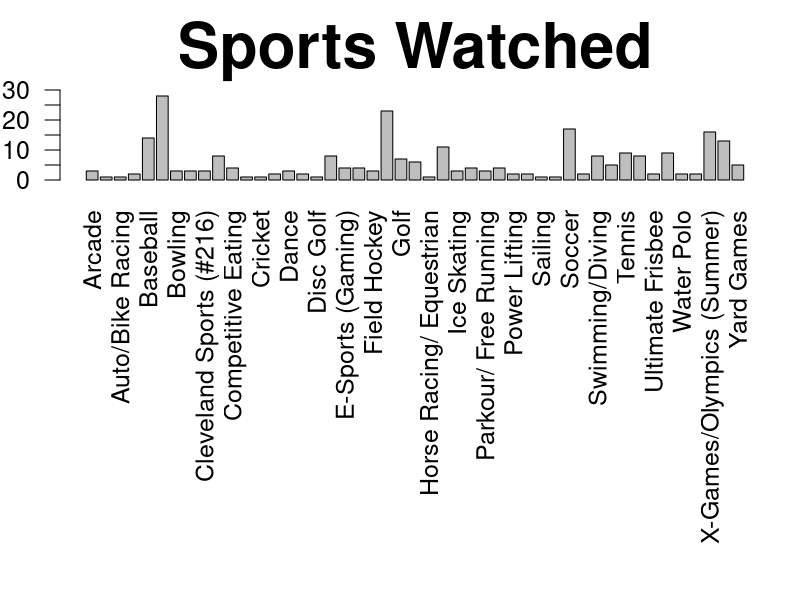
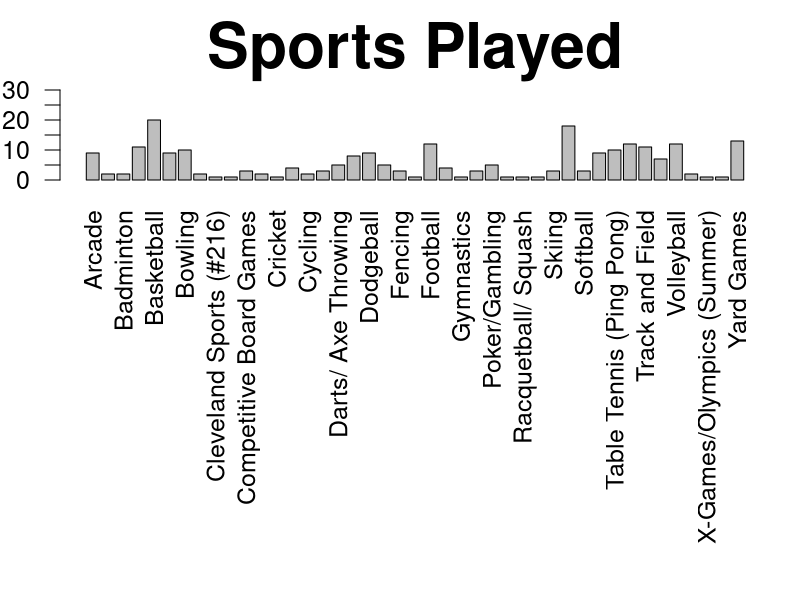
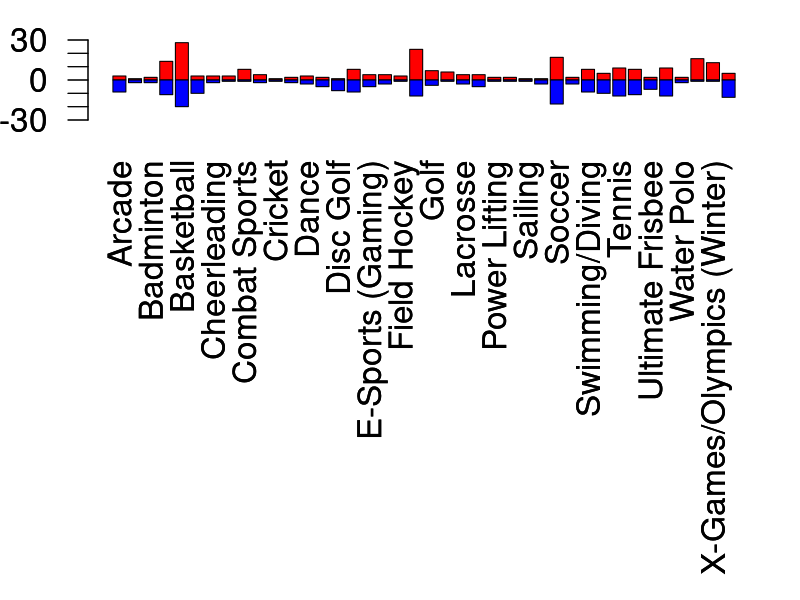

The R script that drew these images, in order:
setwd("D:/Mario Documents/UNC/STOR 390/STOR390_WEBSITE/Slides/Sports Analytics 1")

library(tidyverse)
library(forcats)

DATA=read.csv("Sports Analytics Survey.csv")
names(DATA)=c("Country","State","Race","Watch","Participated","Other")

DATA2=separate(data=DATA,col=Watch,into=paste("Watch",1:23),sep=";")
DATA3=separate(data=DATA2,col=Participated,into=paste("Part",1:21),sep=";")

DATA4=DATA3 %>% 
        mutate(Country=fct_collapse(DATA3$Country,
                       USA=levels(DATA3$Country)[2:7]),
               State=fct_collapse(DATA3$State,
                       `North Carolina`=levels(DATA3$State)[c(7,10,11)]))

table(DATA4$Country)
table(DATA4$State)
table(DATA4$Race)

sportswatched =  na.omit(gather(data=DATA4,4:26,key="Watch",value="Sport")$Sport)
sportswatched2 = ifelse(sportswatched==unique(sportswatched)[4],"Arcade",sportswatched)
sportswatched3 = ifelse(sportswatched2==unique(sportswatched2)[10],"Combat Sports",sportswatched2)
sportswatched4 = ifelse(sportswatched3==unique(sportswatched3)[11],"Auto/Bike Racing",sportswatched3)
sportswatched5 = ifelse(sportswatched4==unique(sportswatched4)[47],"Yard Games",sportswatched4)

png('Watched.png',width=1200,height=800)
par(mar=c(14,2,3,1),cex=1.5,cex.main=2.5)
barplot(table(sportswatched5),las=2,ylim=c(0,30),main="Sports Watched")
dev.off()

sportsplayed =  na.omit(gather(data=DATA4,27:47,key="Watch",value="Sport")$Sport)
sportsplayed2 = ifelse(sportsplayed==unique(sportsplayed)[7],"Arcade",sportsplayed)
sportsplayed3 = ifelse(sportsplayed2==unique(sportsplayed2)[30],"Competitive Board Games",sportsplayed2)
sportsplayed4 = ifelse(sportsplayed3==unique(sportsplayed3)[32],"Combat Sports",sportsplayed3)
sportsplayed5 = ifelse(sportsplayed4==unique(sportsplayed4)[39],"Yard Games",sportsplayed4)

png('Played.png',width=1200,height=800)
par(mar=c(14,2,3,1),cex=1.5,cex.main=2.5)
barplot(table(sportsplayed5),las=2,ylim=c(0,30),main="Sports Played")
dev.off()

check=intersect(unique(sportswatched5),unique(sportsplayed5))
sportswatched6=na.omit(ifelse(sportswatched5 %in% check,sportswatched5,NA))
sportsplayed6=na.omit(ifelse(sportsplayed5 %in% check,sportsplayed5,NA))

png('Together.png',width=1400,height=700)
par(mar=c(12,2.2,1,1),cex=2)
barplot(table(sportswatched6),las=2,ylim=c(-30,30),col="red")
barplot(-table(sportsplayed6),las=2,ylim=c(-30,30),add=T,col="blue")
dev.off()

table(sportswatched5)[3]
